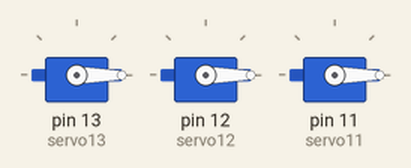
A sketch run on a simulated Arduino Uno, built with avr-gcc and run on an emulated ATmega328P. Parts: 3 × servo.

Above: at 0.1 s.
At 19.1 s:
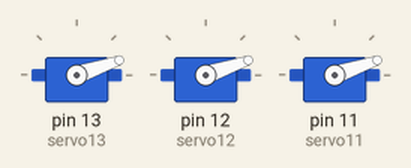
At 39.1 s:
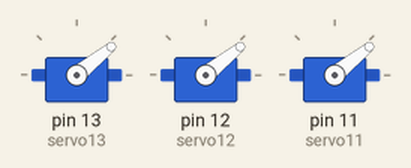
Timing chart, 0 to 40.0 s (numbered marks = the images above):
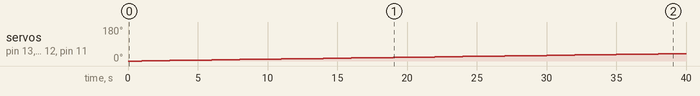

The sketch:

servo3kh.h.ino
```cpp
//MEMASUKAN LIBRARY SERVO KEDALAM SERVO
#include <Servo.h>

//MEMASUKAN URUTAN NAMA KEDALAM SERVO
Servo servo13;
Servo servo12;
Servo servo11;

//POSISI SERVO KETIKA SEBELUUM DI NYALAKAN DAN DI MASUKAN PROGRAM
int servoPos = 0;

void setup()
{
  servo13.attach(13);
  servo12.attach(12);
  servo11.attach(11);
}

void loop()
{
  //scan from 0 to 180 degrees
  for (servoPos = 0; servoPos < 180; servoPos++)
  {
    servo13.write(servoPos);
    servo12.write(servoPos);
    servo11.write(servoPos);
    delay(1000);
  }
  //scan back from 180 to 0 degrees
   for (servoPos = 180; servoPos > 0; servoPos--)
  {
    servo13.write(servoPos);
    servo12.write(servoPos);
    servo11.write(servoPos);
    delay(1000);
  }

}
```

Measured:
- by itself, servo on pin 13 (servo13), servo on pin 12 (servo12), servo on pin 11 (servo11): moves from 0° to 39° over 38.0 s
